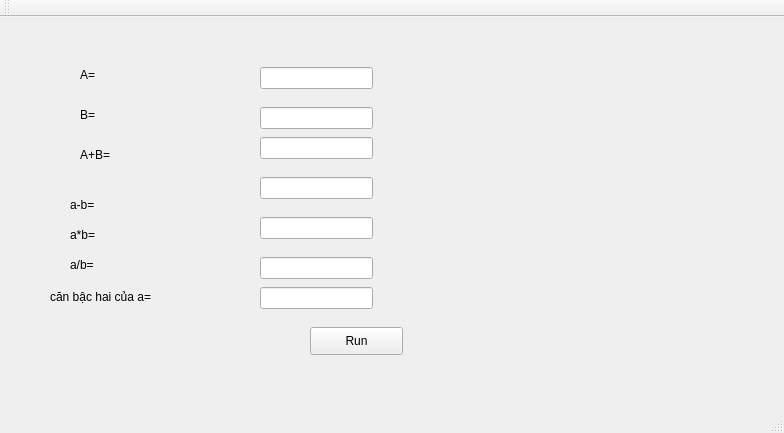
<?xml version="1.0" encoding="UTF-8"?>
<ui version="4.0">
 <class>MainWindow</class>
 <widget class="QMainWindow" name="MainWindow">
  <property name="geometry">
   <rect>
    <x>0</x>
    <y>0</y>
    <width>784</width>
    <height>433</height>
   </rect>
  </property>
  <property name="windowTitle">
   <string>MainWindow</string>
  </property>
  <widget class="QWidget" name="centralWidget">
   <widget class="QLabel" name="label">
    <property name="geometry">
     <rect>
      <x>80</x>
      <y>50</y>
      <width>53</width>
      <height>16</height>
     </rect>
    </property>
    <property name="text">
     <string>A=</string>
    </property>
   </widget>
   <widget class="QLabel" name="label_2">
    <property name="geometry">
     <rect>
      <x>80</x>
      <y>90</y>
      <width>53</width>
      <height>16</height>
     </rect>
    </property>
    <property name="text">
     <string>B=</string>
    </property>
   </widget>
   <widget class="QLabel" name="label_3">
    <property name="geometry">
     <rect>
      <x>80</x>
      <y>130</y>
      <width>53</width>
      <height>16</height>
     </rect>
    </property>
    <property name="text">
     <string>A+B=</string>
    </property>
   </widget>
   <widget class="QLabel" name="label_4">
    <property name="geometry">
     <rect>
      <x>50</x>
      <y>270</y>
      <width>131</width>
      <height>20</height>
     </rect>
    </property>
    <property name="text">
     <string>căn bậc hai của a=</string>
    </property>
   </widget>
   <widget class="QPushButton" name="pushButton">
    <property name="geometry">
     <rect>
      <x>310</x>
      <y>310</y>
      <width>93</width>
      <height>28</height>
     </rect>
    </property>
    <property name="text">
     <string>Run</string>
    </property>
   </widget>
   <widget class="QLabel" name="label_5">
    <property name="geometry">
     <rect>
      <x>70</x>
      <y>180</y>
      <width>53</width>
      <height>16</height>
     </rect>
    </property>
    <property name="text">
     <string>a-b=</string>
    </property>
   </widget>
   <widget class="QLabel" name="label_6">
    <property name="geometry">
     <rect>
      <x>70</x>
      <y>210</y>
      <width>53</width>
      <height>16</height>
     </rect>
    </property>
    <property name="text">
     <string>a*b=</string>
    </property>
   </widget>
   <widget class="QLabel" name="label_7">
    <property name="geometry">
     <rect>
      <x>70</x>
      <y>240</y>
      <width>53</width>
      <height>16</height>
     </rect>
    </property>
    <property name="text">
     <string>a/b=</string>
    </property>
   </widget>
   <widget class="QLineEdit" name="lineEdit">
    <property name="geometry">
     <rect>
      <x>260</x>
      <y>50</y>
      <width>113</width>
      <height>22</height>
     </rect>
    </property>
    <property name="font">
     <font>
      <pointsize>12</pointsize>
     </font>
    </property>
   </widget>
   <widget class="QLineEdit" name="lineEdit_2">
    <property name="geometry">
     <rect>
      <x>260</x>
      <y>90</y>
      <width>113</width>
      <height>22</height>
     </rect>
    </property>
   </widget>
   <widget class="QLineEdit" name="lineEdit_3">
    <property name="geometry">
     <rect>
      <x>260</x>
      <y>120</y>
      <width>113</width>
      <height>22</height>
     </rect>
    </property>
   </widget>
   <widget class="QLineEdit" name="lineEdit_4">
    <property name="geometry">
     <rect>
      <x>260</x>
      <y>160</y>
      <width>113</width>
      <height>22</height>
     </rect>
    </property>
   </widget>
   <widget class="QLineEdit" name="lineEdit_5">
    <property name="geometry">
     <rect>
      <x>260</x>
      <y>200</y>
      <width>113</width>
      <height>22</height>
     </rect>
    </property>
   </widget>
   <widget class="QLineEdit" name="lineEdit_6">
    <property name="geometry">
     <rect>
      <x>260</x>
      <y>240</y>
      <width>113</width>
      <height>22</height>
     </rect>
    </property>
   </widget>
   <widget class="QLineEdit" name="lineEdit_7">
    <property name="geometry">
     <rect>
      <x>260</x>
      <y>270</y>
      <width>113</width>
      <height>22</height>
     </rect>
    </property>
   </widget>
  </widget>
  <widget class="QMenuBar" name="menuBar">
   <property name="geometry">
    <rect>
     <x>0</x>
     <y>0</y>
     <width>784</width>
     <height>26</height>
    </rect>
   </property>
  </widget>
  <widget class="QToolBar" name="mainToolBar">
   <attribute name="toolBarArea">
    <enum>TopToolBarArea</enum>
   </attribute>
   <attribute name="toolBarBreak">
    <bool>false</bool>
   </attribute>
  </widget>
  <widget class="QStatusBar" name="statusBar"/>
 </widget>
 <layoutdefault spacing="6" margin="11"/>
 <resources/>
 <connections/>
</ui>
